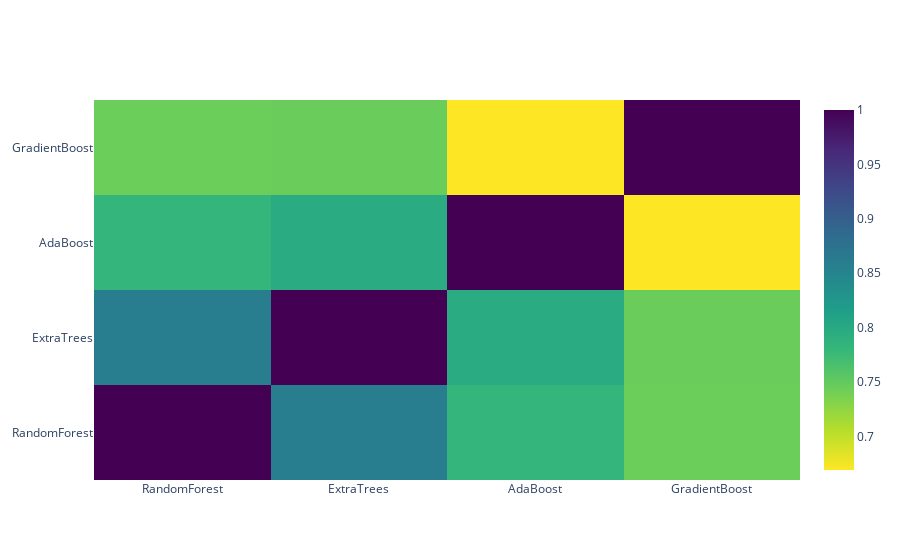

The notebook cell saved with this chart:
### Code cell
data = [
    go.Heatmap(
        z= base_predictions_train.astype(float).corr().values ,
        x=base_predictions_train.columns.values,
        y= base_predictions_train.columns.values,
          colorscale='Viridis',
            showscale=True,
            reversescale = True
    )
]
py.iplot(data, filename='labelled-heatmap')

### Figure 1 — Plotly figure (JSON) as saved in the notebook; plotly's stock layout.template omitted (floating-point values rounded to 4 significant figures)
{"data": [{"colorscale": [[0, "#440154"], [0.1111, "#482878"], [0.2222, "#3e4989"], [0.3333, "#31688e"], [0.4444, "#26828e"], [0.5556, "#1f9e89"], [0.6667, "#35b779"], [0.7778, "#6ece58"], [0.8889, "#b5de2b"], [1, "#fde725"]], "reversescale": true, "showscale": true, "type": "heatmap", "x": ["RandomForest", "ExtraTrees", "AdaBoost", "GradientBoost"], "y": ["RandomForest", "ExtraTrees", "AdaBoost", "GradientBoost"], "z": [[1, 0.8584, 0.7831, 0.7445], [0.8584, 1, 0.7972, 0.7461], [0.7831, 0.7972, 1, 0.6693], [0.7445, 0.7461, 0.6693, 1]]}], "layout": {}}
